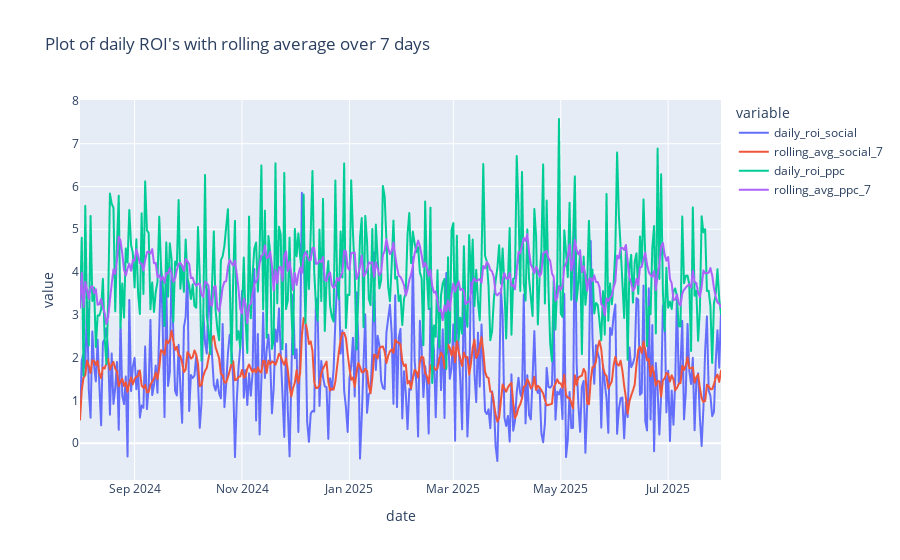

The cell this chart's notebook holds for it:
### Code cell
# 7 days
fig = px.line(roi_plot, x=roi_plot.index, y=['daily_roi_social', 'rolling_avg_social_7', 'daily_roi_ppc', 'rolling_avg_ppc_7'], title="Plot of daily ROI's with rolling average over 7 days")
fig.show()

### Figure 1 — Plotly figure (JSON) as saved in the notebook; plotly's stock layout.template omitted (floating-point values rounded to 4 significant figures; data arrays with more than 128 entries replaced by an {"elided": "..."} marker saying what was removed)
{"data": [{"hovertemplate": "variable=daily_roi_social<br>date=%{x}<br>value=%{y}<extra></extra>", "legendgroup": "daily_roi_social", "line": {"color": "#636efa", "dash": "solid"}, "marker": {"symbol": "circle"}, "mode": "lines", "name": "daily_roi_social", "showlegend": true, "type": "scattergl", "x": {"elided": "365 str values"}, "xaxis": "x", "y": {"elided": "365 float values"}, "yaxis": "y"}, {"hovertemplate": "variable=rolling_avg_social_7<br>date=%{x}<br>value=%{y}<extra></extra>", "legendgroup": "rolling_avg_social_7", "line": {"color": "#EF553B", "dash": "solid"}, "marker": {"symbol": "circle"}, "mode": "lines", "name": "rolling_avg_social_7", "showlegend": true, "type": "scattergl", "x": {"elided": "365 str values"}, "xaxis": "x", "y": {"elided": "365 float values"}, "yaxis": "y"}, {"hovertemplate": "variable=daily_roi_ppc<br>date=%{x}<br>value=%{y}<extra></extra>", "legendgroup": "daily_roi_ppc", "line": {"color": "#00cc96", "dash": "solid"}, "marker": {"symbol": "circle"}, "mode": "lines", "name": "daily_roi_ppc", "showlegend": true, "type": "scattergl", "x": {"elided": "365 str values"}, "xaxis": "x", "y": {"elided": "365 float values"}, "yaxis": "y"}, {"hovertemplate": "variable=rolling_avg_ppc_7<br>date=%{x}<br>value=%{y}<extra></extra>", "legendgroup": "rolling_avg_ppc_7", "line": {"color": "#ab63fa", "dash": "solid"}, "marker": {"symbol": "circle"}, "mode": "lines", "name": "rolling_avg_ppc_7", "showlegend": true, "type": "scattergl", "x": {"elided": "365 str values"}, "xaxis": "x", "y": {"elided": "365 float values"}, "yaxis": "y"}], "layout": {"legend": {"title": {"text": "variable"}, "tracegroupgap": 0}, "title": {"text": "Plot of daily ROI's with rolling average over 7 days"}, "xaxis": {"anchor": "y", "domain": [0, 1], "title": {"text": "date"}}, "yaxis": {"anchor": "x", "domain": [0, 1], "title": {"text": "value"}}}}
